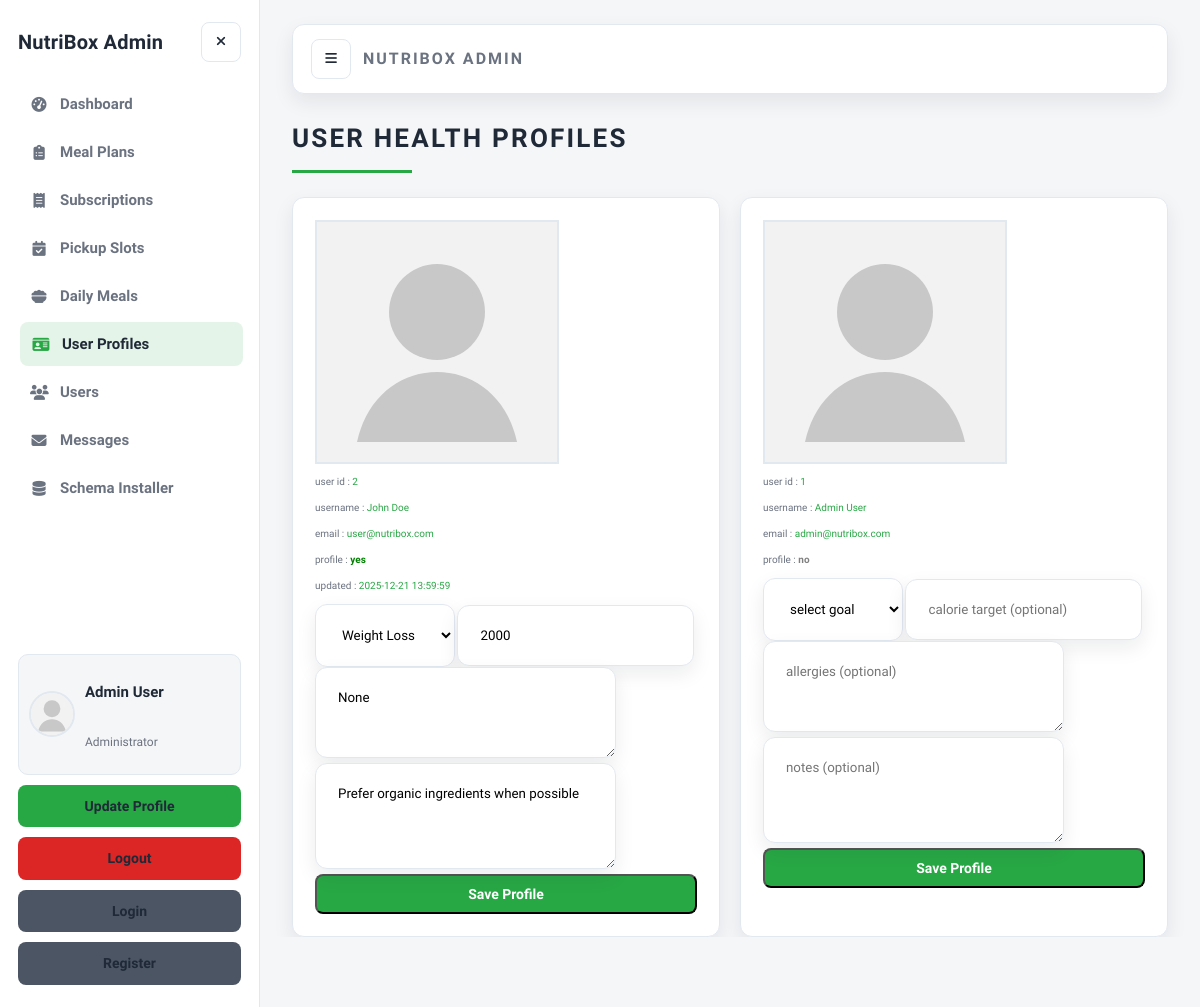
The app's page /admin/admin_user_profiles.php (signed in) with its own data.
### tables this page shows
CREATE TABLE IF NOT EXISTS users (
  id INT(100) NOT NULL AUTO_INCREMENT,
  name VARCHAR(100) NOT NULL,
  email VARCHAR(100) NOT NULL,
  password VARCHAR(255) NOT NULL,
  user_type VARCHAR(20) NOT NULL DEFAULT 'user',
  image VARCHAR(100) NOT NULL DEFAULT 'default-avatar.svg',
  PRIMARY KEY (id),
  UNIQUE KEY unique_email (email)
);

CREATE TABLE IF NOT EXISTS user_profiles (
  id INT(100) NOT NULL AUTO_INCREMENT,
  user_id INT(100) NOT NULL,
  goal VARCHAR(50) NOT NULL,
  calorie_target INT(100) DEFAULT NULL,
  allergies TEXT DEFAULT NULL,
  notes TEXT DEFAULT NULL,
  created_at TIMESTAMP NOT NULL DEFAULT CURRENT_TIMESTAMP,
  updated_at TIMESTAMP NOT NULL DEFAULT CURRENT_TIMESTAMP ON UPDATE CURRENT_TIMESTAMP,
  PRIMARY KEY (id),
  UNIQUE KEY uniq_user_id (user_id)
);

### admin/admin_user_profiles.php (the view, shortened to what this page needs)
<?php
require_once __DIR__ . "/../config.php";
$allowed_goals = ["Weight Loss", "Muscle Gain", "Diabetic", "Custom"];
$profiles_available = table_exists($conn, "user_profiles");
if ($profiles_available) {
    $select_users = $conn->prepare(
        "SELECT u.id, u.name, u.email, u.image,
                p.id AS profile_id, p.goal, p.calorie_target, p.allergies, p.notes, p.updated_at
         FROM `users` AS u
         LEFT JOIN `user_profiles` AS p ON p.user_id = u.id
         ORDER BY u.id DESC",
    );
}
$select_users->execute();
?>
<!DOCTYPE html>
<html lang="en">
<head>
   <link rel="stylesheet" href="https://cdnjs.cloudflare.com/ajax/libs/font-awesome/6.1.1/css/all.min.css">
   <link rel="stylesheet" href="css/admin_style.css">
</head>
<body class="admin-body">
<?php include "admin_header.php"; ?>
<section class="user-accounts">
   <h1 class="title">user health profiles</h1>
   <div class="box-container">
      <?php if ($select_users->rowCount() > 0) {
          while ($user = $select_users->fetch(PDO::FETCH_ASSOC)) {
              $has_profile = !empty($user["profile_id"]); ?>
      <div class="box">
         <img src="../uploaded_img/<?= $user["image"] ?>" alt="">
         <p> user id : <span><?= $user["id"] ?></span></p>
         <p> username : <span><?= $user["name"] ?></span></p>
         <p> email : <span><?= $user["email"] ?></span></p>
         <p> profile : <span style="color:<?= $has_profile
             ? "green"
             : "gray" ?>; font-weight:700;"><?= $has_profile
    ? "yes"
    : "no" ?></span></p>
         <?php if (!empty($user["updated_at"])) { ?>
            <p> updated : <span><?= $user["updated_at"] ?></span></p>
         <?php } ?>
         <form action="" method="POST" style="margin-top:1rem;">
            <select name="goal" class="box" required>
               <option value="" disabled <?= $has_profile
                   ? ""
                   : "selected" ?>>select goal</option>
               <?php foreach ($allowed_goals as $goal_option) { ?>
                  <option value="<?= $goal_option ?>" <?= $user["goal"] ===
$goal_option
    ? "selected"
    : "" ?>><?= $goal_option ?></option>
               <?php } ?>
            </select>
            <input type="number" name="calorie_target" min="1" step="1" placeholder="calorie target (optional)" class="box" value="<?= $user[
                "calorie_target"
            ] !== null
                ? $user["calorie_target"]
                : "" ?>">
            <textarea name="allergies" placeholder="allergies (optional)" class="box" cols="30" rows="3"><?= $user[
                "allergies"
            ] ?? "" ?></textarea>
            <textarea name="notes" placeholder="notes (optional)" class="box" cols="30" rows="4"><?= $user[
                "notes"
            ] ?? "" ?></textarea>
            <input type="submit" name="save_profile" class="btn" value="save profile">
         </form>
      </div>
      <?php
          }
      } else {
          echo '<p class="empty">no users found!</p>';
      } ?>
   </div>
</section>
<?php include "admin_footer.php"; ?>
</body>
</html>

### admin/admin_header.php (shortened to what this page needs)
<div class="admin-shell">
   <?php include "admin_sidebar.php"; ?>
   <main class="admin-main">
      <div class="admin-topbar">
         <button class="icon-btn" type="button" data-sidebar-toggle aria-label="Toggle sidebar">
            <i class="fas fa-bars"></i>
         </button>
         <div class="topbar-title">NutriBox Admin</div>
      </div>

### admin/admin_sidebar.php (shortened to what this page needs)
<?php
function admin_nav_link($label, $href, $icon, $aliases = [])
{
    $current_page = basename($_SERVER["PHP_SELF"]);
    $active = in_array($current_page, array_merge([$href], $aliases), true);
    $active_class = $active ? " active" : "";
    echo '<a class="nav-link' .
        $active_class .
        '" href="' .
        $href .
        '"><i class="fas ' .
        $icon .
        '"></i><span>' .
        $label .
        "</span></a>";
}
?>
<aside class="admin-sidebar">
   <div class="sidebar-brand">
      <a href="admin_page.php" class="logo">NutriBox Admin</a>
      <button class="icon-btn sidebar-close" type="button" data-sidebar-toggle aria-label="Close sidebar">
         <i class="fas fa-times"></i>
      </button>
   </div>
   <nav class="sidebar-nav">
      <?php
      admin_nav_link("Dashboard", "admin_page.php", "fa-gauge-high");
      ?>
   </nav>
   <div class="sidebar-footer">
      <?php
      $select_profile = $conn->prepare("SELECT * FROM `users` WHERE id = ?");
      $select_profile->execute([$admin_id]);
      $fetch_profile = $select_profile->fetch(PDO::FETCH_ASSOC);
      ?>
      <div class="profile-card">
         <img src="../uploaded_img/<?= $fetch_profile["image"] ?>" alt="">
         <div class="profile-info">
            <p class="profile-name"><?= $fetch_profile["name"] ?></p>
            <p class="profile-role">Administrator</p>
         </div>
      </div>
      <a href="admin_update_profile.php" class="btn">update profile</a>
      <a href="../user/logout.php" class="delete-btn">logout</a>
      <div class="flex-btn">
         <a href="login.php" class="option-btn">login</a>
         <a href="register.php" class="option-btn">register</a>
      </div>
   </div>
</aside>

### admin/admin_footer.php (shortened to what this page needs)
   </main>
</div>

### records on screen
users: image (placeholder picture), name "Admin User", id "1", email "admin@nutribox.com", shows "no"
user_profiles: user.image (placeholder picture), user "2", user.name "John Doe", user.email "user@nutribox.com", shows "yes", updated_at "2025-12-21 13:59:59", goal "Weight Loss", calorie_target "2000", allergies "None", notes "Prefer organic ingredients when possible"

### other values on screen
$label "Dashboard Meal Plans Subscriptions Pickup Slots Daily Meals User Profiles Users Messages Schema Installer"
